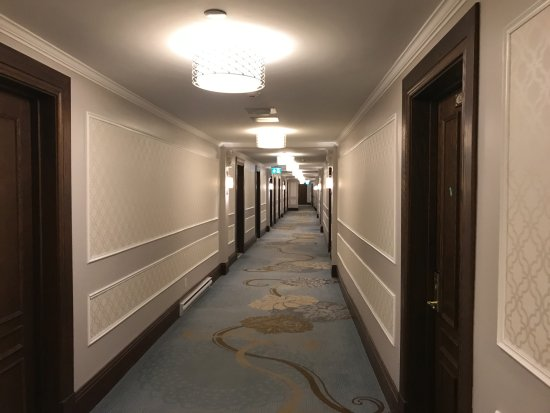
#> input picture source.jpg, 550 x 413 px
$ python 12-1.py
#> lines starting #> are read from the running program, lines starting #| are printed output that depends on the picture; after the words box and inside, x2 and y2 are one past the last pixel; in counts of white or black regions, pixels touching at a corner belong together
import math
import cv2 as cv
import numpy as np

img_src = cv.imread('source.jpg', cv.IMREAD_GRAYSCALE)
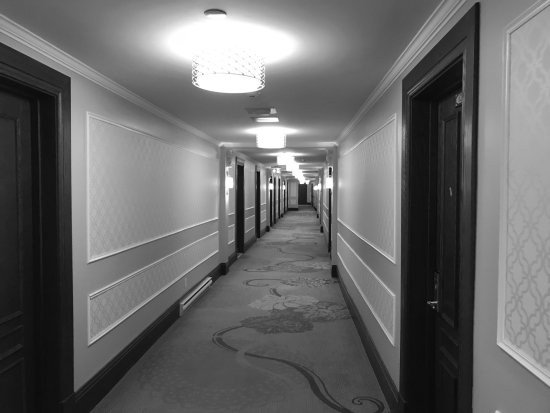
#> img_src: shape (413, 550); min 2, max 255, mean 105.5

img_edge = cv.Canny(img_src, 50, 150)
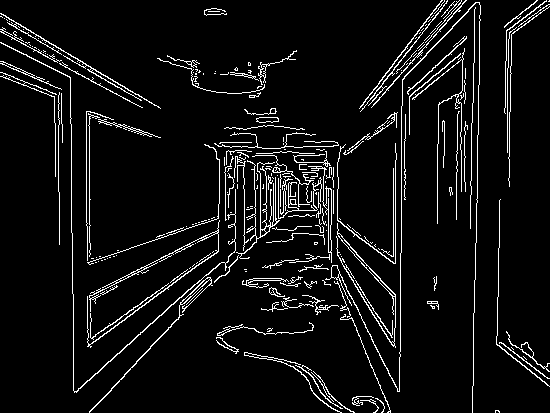
#> img_edge: shape (413, 550); 6.4% white in thin lines or dots

img_result = cv.cvtColor(img_edge, cv.COLOR_GRAY2BGR)
#> img_result: shape (413, 550, 3); 6.4% white in thin lines or dots

img_result = np.copy(img_result)
lines = cv.HoughLines(img_edge, 1, np.pi/180, 150)
#> lines = 25 rows, first 8: [341, 0.838], [480, 0.0175], [329, 0.925], [11, 2.11], [328, 0.942], [354, 0.785], [331, 0.942], [344, 0.733]

if lines is not None:
    for i in range(0, len(lines)):
        rho = lines[i][0][0]
        theta = lines[i][0][1]
        a = math.cos(theta)
        b = math.sin(theta)
        x0 = a*rho
        y0 = b*rho

        pt1 = (int(x0 + 1000*(-b)), int(y0 + 1000*(a)))
        pt2 = (int(x0 - 1000*(-b)), int(y0 - 1000*(a)))

        cv.line(img_result, pt1, pt2, (0,0,255), 3)
#> this loop made 25 passes
#> (rho, theta, a, b, x0, y0, pt1, pt2) on passes 1 to 10: (341, 0.838, 0.669, 0.743, 228.2, 253.4, (-514, 922), (971, -415)), (480, 0.0175, 1, 0.0175, 479.9, 8.38, (462, 1008), (497, -991)), (329, 0.925, 0.602, 0.799, 198, 262.8, (-600, 864), (996, -339)), (11, 2.11, -0.515, 0.857, -5.67, 9.43, (-862, -505), (851, 524)), (328, 0.942, 0.588, 0.809, 192.8, 265.4, (-616, 853), (1001, -322)), (354, 0.785, 0.707, 0.707, 250.3, 250.3, (-456, 957), (957, -456)), (331, 0.942, 0.588, 0.809, 194.6, 267.8, (-614, 855), (1003, -320)), (344, 0.733, 0.743, 0.669, 255.6, 230.2, (-413, 973), (924, -512)), (343, 0.855, 0.656, 0.755, 225, 258.9, (-529, 914), (979, -397)), (330, 0.785, 0.707, 0.707, 233.3, 233.3, (-473, 940), (940, -473))
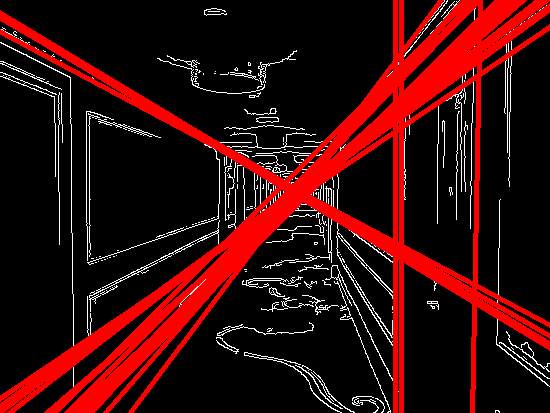
#> img_result: shape (413, 550, 3); mean B, G, R 9.8, 9.8, 54.6

cv.imshow('Source', img_src)
cv.imshow('Standard Hough Line Transform', img_result)

cv.waitKey(0)
cv.destroyAllWindows()

$ run again, with apple.jpg copied over source.jpg
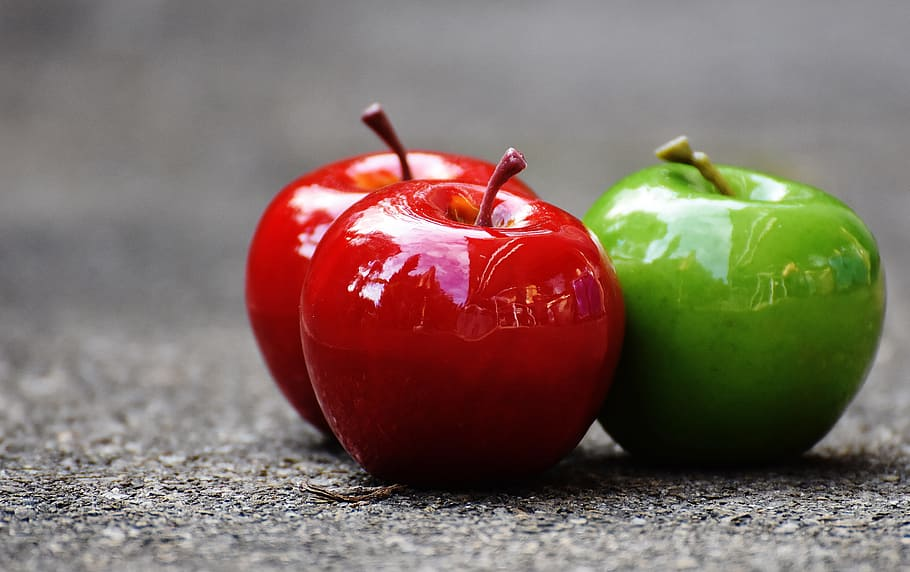
#> input picture apple.jpg, 910 x 572 px
#> `img_edge = cv.Canny(img_src, 50, 150)`:
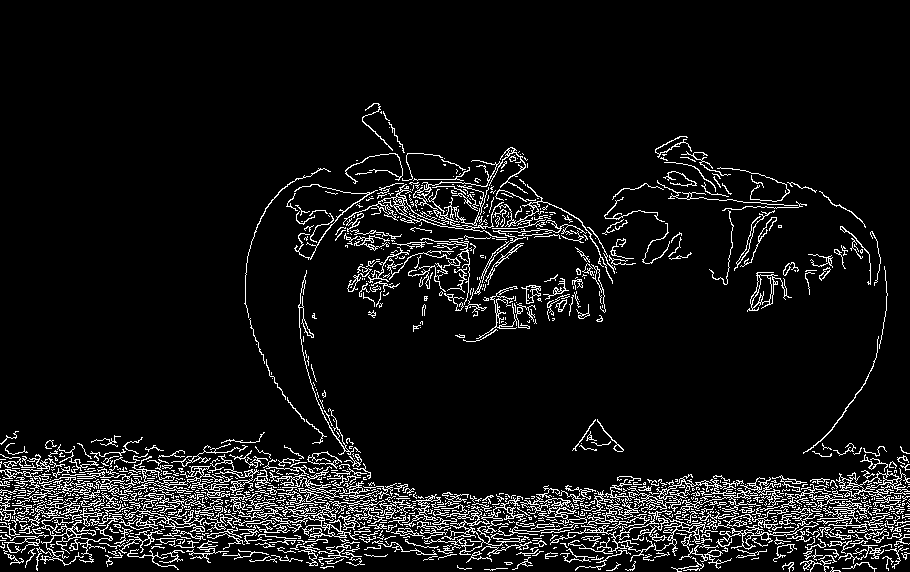
#> img_edge: shape (572, 910); 7.8% white in thin lines or dots, all inside (x1, y1, x2, y2) = (0, 103, 910, 572)
#> lines = 411 rows, first 8: [480, 1.62], [514, 1.55], [513, 1.57], [467, 1.66], [465, 1.66], [482, 1.61], [492, 1.61], [518, 1.54]
#> the loop `for i in range(0, len(lines)):` made 411 passes
#> (rho, theta, a, b, x0, y0, pt1, pt2) on passes 1 to 3: (480, 1.62, -0.0523, 0.999, -25.12, 479.3, (-1023, 427), (973, 531)), (514, 1.55, 0.0175, 1, 8.97, 513.9, (-990, 531), (1008, 496)), (513, 1.57, -4.37e-08, 1, -2.24e-05, 513, (-1000, 512), (999, 513))
#> after the loop `for i in range(0, len(lines)):`:
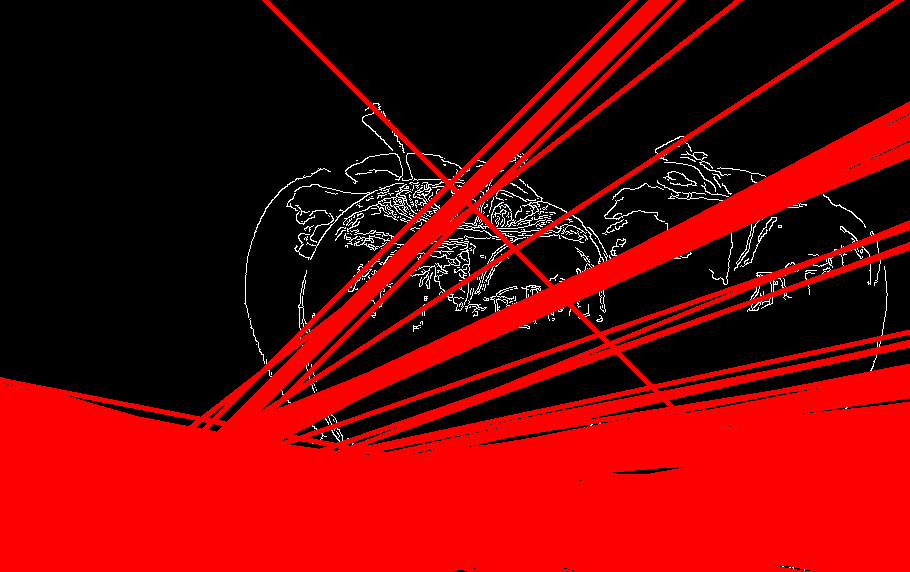
#> img_result: shape (572, 910, 3); mean B, G, R 4, 4, 104.9

$ run again, with photo.jpg copied over source.jpg
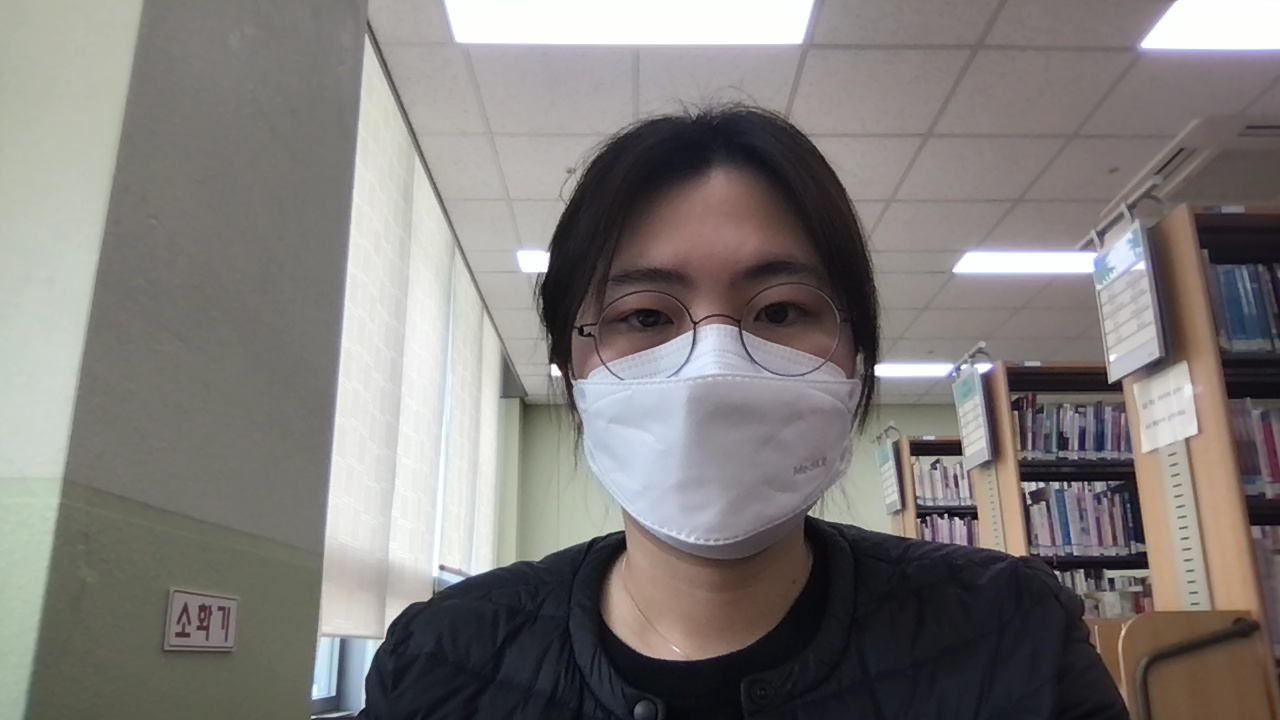
#> input picture photo.jpg, 1280 x 720 px
#> `img_edge = cv.Canny(img_src, 50, 150)`:
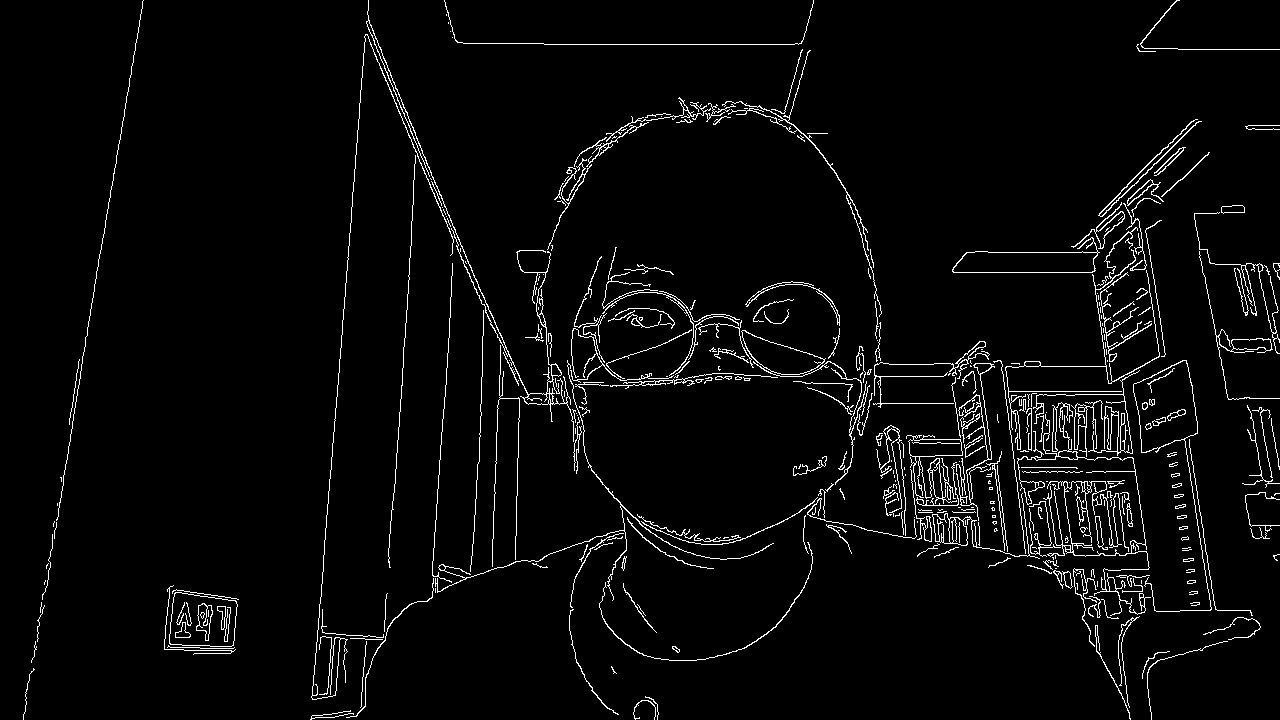
#> img_edge: shape (720, 1280); 3.5% white in thin lines or dots
#> lines = 39 rows, first 8: [44, 1.57], [427, 0.0698], [-321, 2.72], [-324, 2.74], [-329, 2.74], [272, 1.57], [928, 0.785], [414, 1.52]
#> the loop `for i in range(0, len(lines)):` made 39 passes
#> (rho, theta, a, b, x0, y0, pt1, pt2) on passes 1 to 6: (44, 1.57, -4.37e-08, 1, -1.92e-06, 44, (-1000, 43), (999, 44)), (427, 0.0698, 0.998, 0.0698, 426, 29.79, (356, 1027), (495, -967)), (-321, 2.72, -0.914, 0.407, 293.2, -130.6, (-113, -1044), (699, 782)), (-324, 2.74, -0.921, 0.391, 298.2, -126.6, (-92, -1047), (688, 793)), (-329, 2.74, -0.921, 0.391, 302.8, -128.6, (-87, -1049), (693, 791)), (272, 1.57, -4.37e-08, 1, -1.19e-05, 272, (-1000, 271), (999, 272))
#> after the loop `for i in range(0, len(lines)):`:
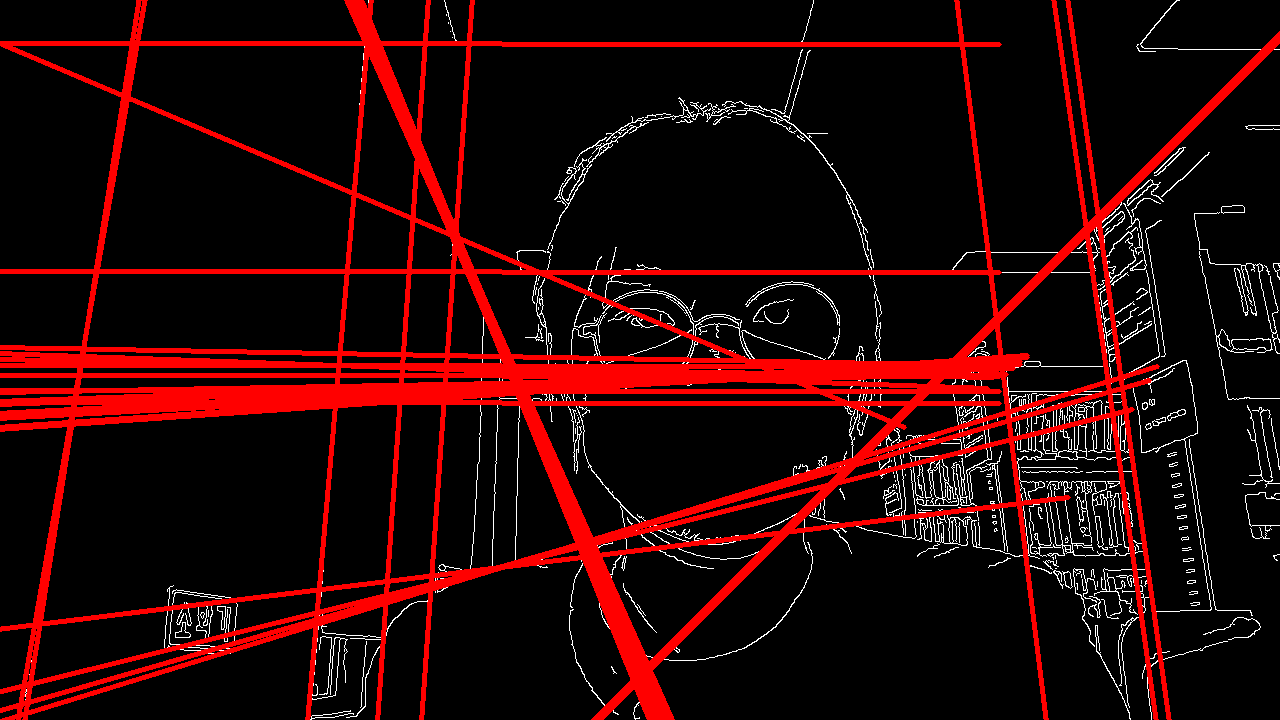
#> img_result: shape (720, 1280, 3); mean B, G, R 6, 6, 39.5
